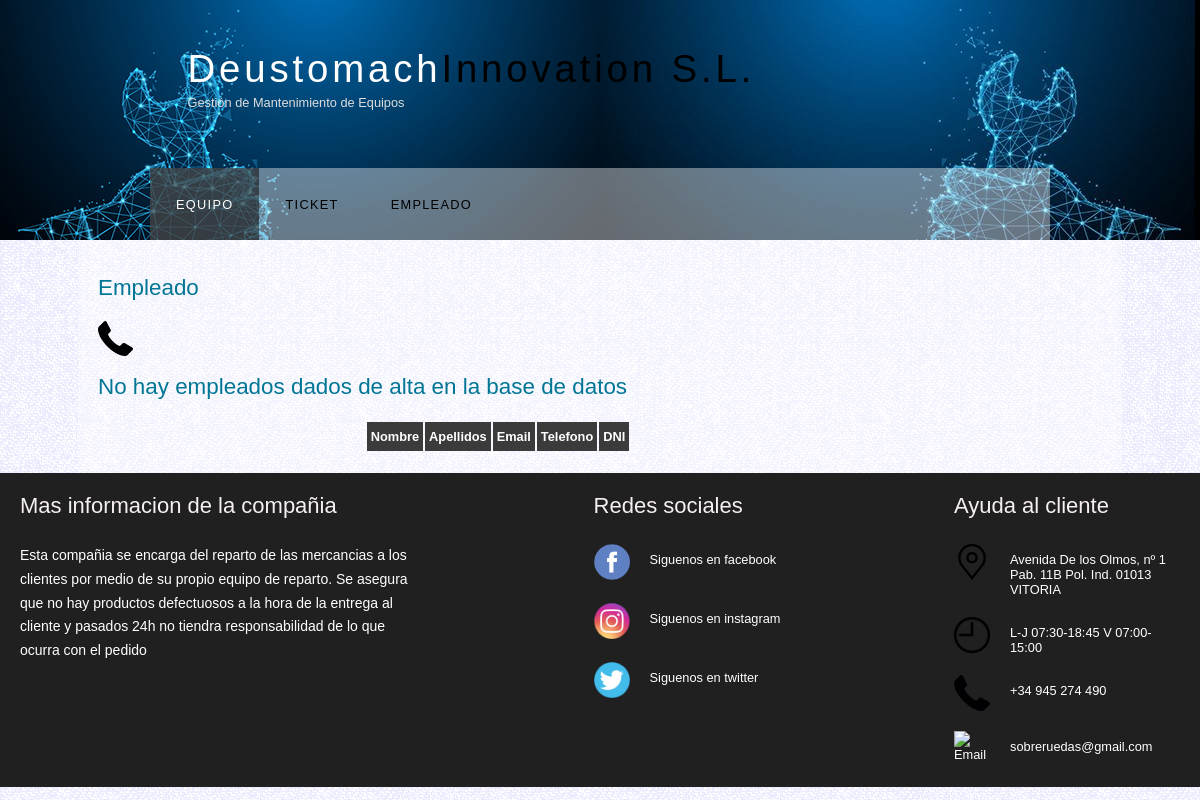
Page /myapp/listaEmpleado/ on the earlier database version.
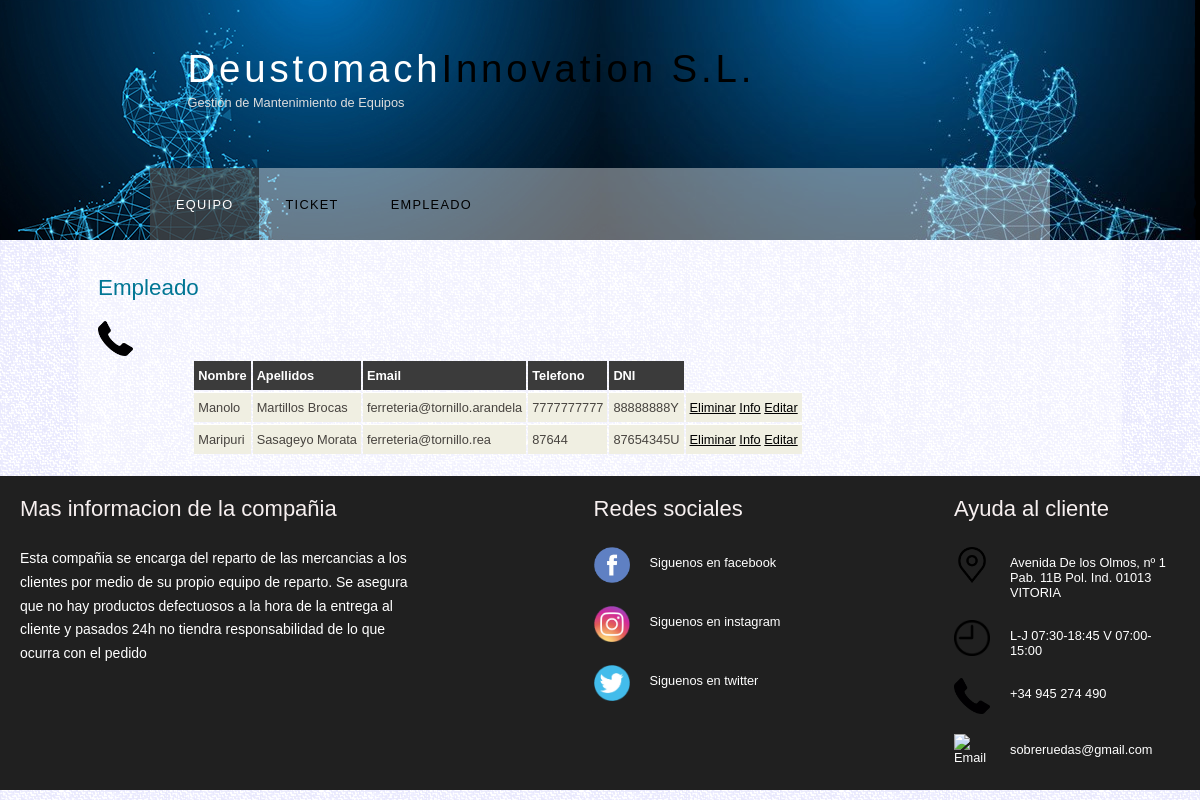
Same page on the later database version.
### myapp/models.py (models this page shows, shortened)
class Empleado(models.Model):
    nombre = models.CharField(max_length=25)
    apellidos = models.CharField(max_length=50)
    email= models.CharField(max_length=50)
    telefono = models.IntegerField(default=0)
    dni = models.CharField(max_length=9)

### myapp/views.py (the view)
# urls.py: path('listaEmpleado/', EmpleadoListView.as_view(), name='ListaEmpleado'),
class EmpleadoListView(ListView):
    model = Empleado
    template_name = 'listaEmpleado.html'

### myapp/templates/listaEmpleado.html
{% extends 'base.html' %}
{% load static %}
{% block main %}
      <div id="contenido">
        <h1>Empleado</h1>
        <a href="http://127.0.0.1:8000/myapp/createEmpleado/" class="crear" > <img src="{% static 'imagenes/telefono.png' %}" width="35px"></a>
        <table>
          <thead>
            <tr>
                <th class="cabecera">Nombre</th>
                <th class="cabecera">Apellidos</th>
                <th class="cabecera">Email</th>
                <th class="cabecera">Telefono</th>
                <th class="cabecera">DNI</th>
            </tr>
        </thead>
        <tbody>
            {% if object_list %}
            {% for empleado in object_list %}
            <tr>
                <td>{{ empleado.nombre }}</td>
                <td>{{ empleado.apellidos}}</td>
                <td>{{ empleado.email }}</td>
                <td>{{ empleado.telefono }}</td>
                <td>{{ empleado.dni }}</td>
                <td>
                  <a href="{% url 'reto:DeleteEmpleado' empleado.id %}">Eliminar</a>
                  <a href="{% url 'reto:DetailEmpleado' empleado.id %}">Info</a>
                  <a href="{% url 'reto:UpdateEmpleado' empleado.id %}">Editar</a>
                </td>
            </tr>
            {% endfor %}
            {% else %}
            <h1>No hay empleados dados de alta en la base de datos</h1>
            {% endif %}
        </tbody>
        </table>
      </div>
{% endblock %}

### myapp/templates/base.html (shortened to what this page needs)
{% load static %}
<!DOCTYPE HTML>
<html lang="es">
<head>
  <link rel="stylesheet" type="text/css" href="{% static 'style/style.css' %}" title="style" />
  <link rel="stylesheet" href="{% static 'style/Contenido.css' %}">
  <link rel="stylesheet" href="{% static 'style/lateral.css' %}">
  <link rel="stylesheet" href="{% static 'style/footer.css' %}">
  <link rel="stylesheet" href="{% static 'style/botonTicket.css' %}">
</head>
<body>
  <div id="main">
    <div id="header">
      <div id="logo">
        <div id="logo_text">
          <h1><a href="listaEquipo.html">Deustomach<span class="logo_colour">Innovation S.L.</span></a></h1>
          <h2>Gestión de Mantenimiento de Equipos</h2>
        </div>
      </div>
      <div id="menubar">
        <ul id="menu">
          <li class="selected"><a href="http://127.0.0.1:8000/myapp/listaEquipo/">Equipo</a></li>
          <li><a href="http://127.0.0.1:8000/myapp/listaTicket/">Ticket</a></li>
          <li><a href="http://127.0.0.1:8000/myapp/listaEmpleado/">Empleado</a></li>
        </ul>
      </div>
    </div>
    <div id="zona_contenido">
      {% block main %}
      {% endblock %}
    </div>
    <div id="footer">
      <div class="cuerpo-entero">
        <div class="cuerpo">
          <div class="columna1">
            <h4>
              Mas informacion de la compañia
            </h4>
            <p>
              Esta compañia se encarga del reparto de las mercancias a los clientes por medio de su propio equipo de reparto. Se asegura que no hay productos defectuosos a la hora de la entrega al cliente y pasados 24h no tiendra responsabilidad de lo que ocurra con el pedido
            </p>
          </div>
          <div class="columna2">
            <h4>
              Redes sociales
            </h4>
            <div class="fila">
              <a href="https://es-es.facebook.com/"><img src="{% static 'imagenes/facebook.png' %}" alt="facebook" width="36px" height="36px"> </a>
              <label> Siguenos en facebook</label>
            </div>
            <div class="fila">
              <a href="https://www.instagram.com/"><img src="{% static 'imagenes/instagram.png' %}" alt="instagram" width="36px" height="36px"> </a>
              <label> Siguenos en instagram</label>
            </div>
            <div class="fila">
              <a href="https://twitter.com/?lang=es"><img src="{% static 'imagenes/twitter.png' %}" alt="twitter" width="36px" height="36px"> </a>
              <label> Siguenos en twitter</label>
            </div>
          </div>
          <div class="columna3">
            <h4>
              Ayuda al cliente
            </h4>
            <div class="fila2">
              <a href="https://www.google.es/maps/search/Avenida+De+los+Olmos,+n%C2%BA+1+Pab.+11B+Pol.+Ind.+01013+VITORIA/@42.8739268,-2.6518166,19.32z?hl=es"><img src="{% static 'imagenes/localizador.png' %}" alt="Dirección" width="36px" height="36px"></a>
              <label> Avenida De los Olmos, nº 1 Pab. 11B
                Pol. Ind.
                01013 VITORIA
              </label>
            </div>
            <div class="fila2">
              <img src="{% static 'imagenes/reloj.png' %}" alt="Horario" width="36px" height="36px">
              <label> L-J 07:30-18:45 V 07:00-15:00 </label>
            </div>
            <div class="fila2">
              <img src="{% static 'imagenes/telefono.png' %}" alt="Telefono" width="36px" height="36px">
              <label> +34 945 274 490 </label>
            </div>
            <div class="fila2">
              <img src="{% static 'imagenes/email.png' %}" alt="Email" width="36px" height="36px">
              <label> sobreruedas@gmail.com </label>
            </div>
          </div>
        </div>
      </div>
    </div>
  </div>
</body>
</html>

### myapp/static/style/style.css (style rules this page uses)
html { height: 100%; }
* { margin: 0; padding: 0; }
body { font: normal .80em 'trebuchet ms', arial, sans-serif; background: #F0EFE2 url(../imagenes/background.png) repeat; color: #777; }
p { padding: 0 0 20px 0; line-height: 1.7em; }
img { border: 0; }
h1, h3 { font: normal 175% 'century gothic', arial, sans-serif; color: #007694; margin: 0 0 15px 0; padding: 15px 0 5px 0; }
h2 { font: normal 175% 'century gothic', arial, sans-serif; color: #000; }
h4, h5, h6 { margin: 0; padding: 0 0 5px 0; font: normal 120% arial, sans-serif; color: rgb(247, 240, 240); }
a, a:hover { outline: none; text-decoration: underline; color: #000; }
ul { margin: 2px 0 22px 17px; }
ul li { list-style-type: circle; margin: 0 0 6px 0; padding: 0 0 4px 5px; }
#main, #logo, #menubar, #zona_contenido, #footer { margin-left: auto; margin-right: auto; }
#header { background: #1D1D1D url(../imagenes/header.png) no-repeat; background-size: 100%; }
#logo { width: 825px; position: relative; height: 168px; }
#logo #logo_text { position: absolute; top: 25px; left: 0; }
#logo h1, #logo h2 { font: normal 300% 'century gothic', arial, sans-serif; border-bottom: 0; text-transform: none; margin: 0; }
#logo_text h1, #logo_text h1 a, #logo_text h1 a:hover { padding: 22px 0 0 0; color: #FFF; letter-spacing: 0.1em; text-decoration: none; }
#logo_text h1 a .logo_colour { color: #000; }
#logo_text h2 { font-size: 100%; padding: 4px 0 0 0; color: #DDD; }
#menubar { width: 900px; height: 72px; padding: 0; background: transparent url(/imagenes/transparent_light.png) repeat; }
ul#menu, ul#menu li { float: left; margin: 0; padding: 0; }
ul#menu li { list-style: none; }
ul#menu li a { letter-spacing: 0.1em; font: normal 100% arial, sans-serif; display: block; float: left; height: 37px; padding: 29px 26px 6px 26px; text-align: center; color: #000; text-transform: uppercase; text-decoration: none; background: transparent; }
ul#menu li a:hover, ul#menu li.selected a, ul#menu li.selected a:hover { color: #FFF; background: transparent url(../imagenes/transparent.png) repeat; }
table { margin: auto; }
table tr th, table tr td { background: #3B3B3B; color: #FFF; padding: 7px 4px; text-align: left; }
table tr td { background: #F0EFE2; color: #47433F; border-top: 1px solid #FFF; }

### myapp/static/style/Contenido.css (style rules this page uses)
#zona_contenido { width: 1000px; overflow: hidden; margin: 0 auto 0 auto; padding: 20px 24px 20px 20px; background: transparent url(../imagenes/transparent_light.png) repeat; }
#contenido { text-align: left; width: 80%; padding: 0; }

### myapp/static/style/footer.css (style rules this page uses)
#footer { width: 100%; box-sizing: border-box; background: #202020; color: white; padding: 20px; }
.cuerpo-entero { width: 100%; max-width: 1200px; margin: auto; }
.cuerpo { display: flex; justify-content: space-between; }
.columna1 { max-width: 400px; }
.columna1 h4 { font-size: 22px; }
.columna1 p { font-size: 14px; margin-top: 20px; }
.columna2 { max-width: 400px; }
.columna2 h4 { font-size: 22px; }
.fila { margin-top: 20px; display: flex; }
.fila label { margin-top: 8px; margin-left: 20px; }
.columna3 { max-width: 400px; }
.columna3 h4 { font-size: 22px; }
.fila2 { margin-top: 20px; display: flex; }
.fila2 label { margin-top: 8px; margin-left: 20px; max-width: 170px; }

Differences in the rows shown:
added Empleado: nombre "Manolo", apellidos "Martillos Brocas", email "ferreteria@tornillo.arandela", telefono "7777777777", dni "88888888Y"
added Empleado: nombre "Maripuri", apellidos "Sasageyo Morata", email "ferreteria@tornillo.rea", telefono "87644", dni "87654345U"
Other differences:
text no longer shown: "No hay empleados dados de alta en la base de datos"
